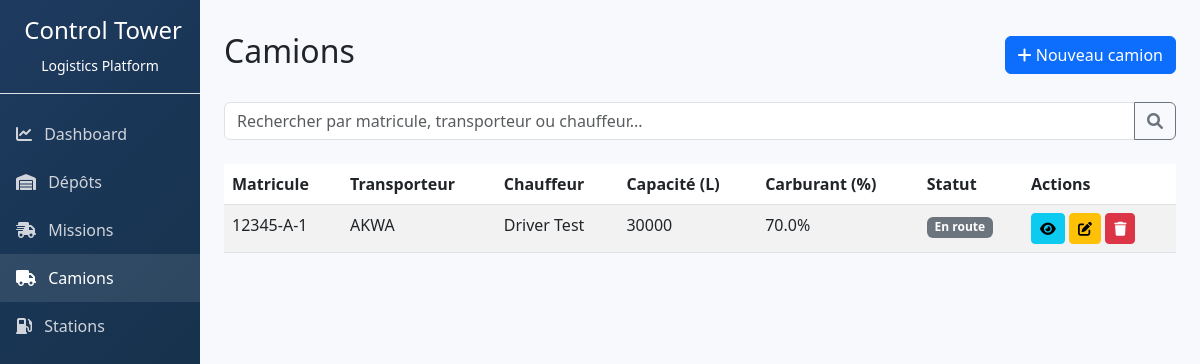
/api/trucks/, run on an earlier commit of the app's database.
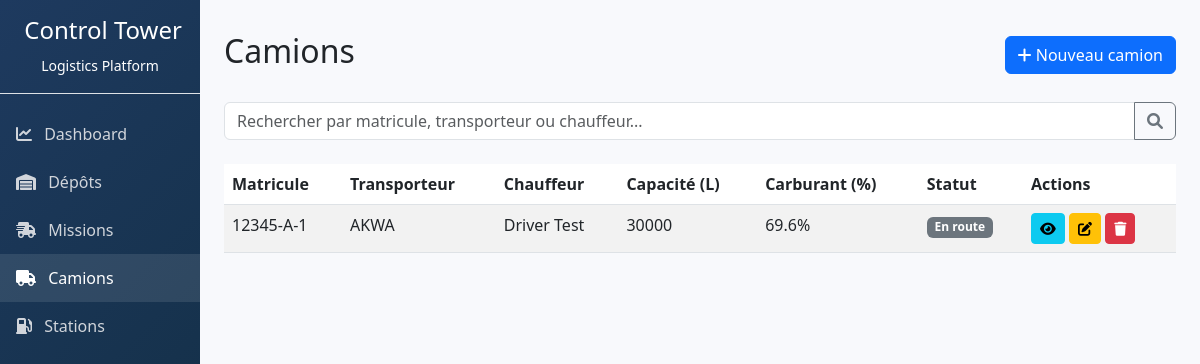
And on a later commit of the database.
### logistics/models.py (models this page shows, shortened)
class Truck(models.Model):
    matricule = models.CharField(max_length=50, unique=True)
    transporter = models.CharField(max_length=100)
    brand = models.CharField(max_length=50, blank=True, default='')
    model = models.CharField(max_length=50, blank=True, default='')
    year = models.IntegerField(null=True, blank=True)
    driver = models.ForeignKey(Driver, on_delete=models.CASCADE, related_name='trucks')
    capacity_total = models.FloatField(help_text="Capacité totale de chargement en litres")
    max_compartment_count = models.IntegerField(default=3, help_text="Nombre maximum de compartiments")
    fuel_tank_capacity = models.FloatField(help_text="Capacité du réservoir de carburant en litres")
    fuel_level = models.FloatField(default=100, help_text="Niveau de carburant actuel en litres")
    fuel_consumption_per_km = models.FloatField(default=0.35, help_text="Consommation moyenne en L/km")
    fuel_consumption_idle = models.FloatField(default=0.5, help_text="Consommation au ralenti en L/h")
    total_odometer = models.FloatField(default=0, help_text="Kilométrage total en km")
    trip_odometer = models.FloatField(default=0, help_text="Kilométrage du trajet actuel en km")
    last_maintenance_km = models.FloatField(default=0)
    next_maintenance_km = models.FloatField(default=0)
    STATUS_CHOICES = [
        ('AVAILABLE', 'Disponible'),
        ('ON_ROUTE', 'En route'),
        ('STOPPED', 'À l’arrêt'),
        ('DELAYED', 'En retard'),
        ('UNLOADING', 'Déchargement'),
        ('COMPLETED', 'Terminé'),
        ('BREAKDOWN', 'Panne'),
        ('MAINTENANCE', 'En maintenance'),
    ]
    status = models.CharField(max_length=20, choices=STATUS_CHOICES, default='AVAILABLE')
    current_lat = models.FloatField(default=0)
    current_lng = models.FloatField(default=0)
    last_fuel_refill = models.DateTimeField(null=True, blank=True)
    last_maintenance = models.DateTimeField(null=True, blank=True)
    created_at = models.DateTimeField(default=timezone.now)
    updated_at = models.DateTimeField(auto_now=True)
    def get_fuel_percentage(self):
        if self.fuel_tank_capacity > 0:
            return (self.fuel_level / self.fuel_tank_capacity) * 100
        return 0

class Driver(models.Model):
    name = models.CharField(max_length=100)
    cin = models.CharField(max_length=50, unique=True)
    phone = models.CharField(max_length=20)
    email = models.EmailField(blank=True, default='')
    rating = models.FloatField(default=4.0, validators=[MinValueValidator(0), MaxValueValidator(5)])
    total_trips = models.IntegerField(default=0)
    active = models.BooleanField(default=True)
    hire_date = models.DateField(auto_now_add=True)

### logistics/views.py (the view)
# urls.py: path('trucks/', views.TruckListView.as_view(), name='truck_list'),
class TruckListView(ListView):
    model = Truck
    template_name = 'logistics/truck_list.html'
    context_object_name = 'trucks'
    paginate_by = 20
    def get_queryset(self):
        qs = super().get_queryset()
        search = self.request.GET.get('search')
        if search:
            qs = qs.filter(
                Q(matricule__icontains=search) |
                Q(transporter__icontains=search) |
                Q(driver__name__icontains=search)
            )
        return qs.select_related('driver')

### logistics/templates/logistics/truck_list.html (shortened to what this page needs)
{% extends "logistics/base.html" %}
{% block content %}
<div class="d-flex justify-content-between align-items-center mb-4">
    <h1 class="h2">Camions</h1>
    <a href="{% url 'logistics:truck_create' %}" class="btn btn-primary">
        <i class="fas fa-plus"></i> Nouveau camion
    </a>
</div>
<form method="get" class="mb-4">
    <div class="input-group">
        <input type="text" name="search" class="form-control" placeholder="Rechercher par matricule, transporteur ou chauffeur..." value="{{ request.GET.search }}">
        <button class="btn btn-outline-secondary" type="submit"><i class="fas fa-search"></i></button>
    </div>
</form>
<div class="table-responsive">
    <table class="table table-striped table-hover">
        <thead>
            <tr>
                <th>Matricule</th>
                <th>Transporteur</th>
                <th>Chauffeur</th>
                <th>Capacité (L)</th>
                <th>Carburant (%)</th>
                <th>Statut</th>
                <th>Actions</th>
            </tr>
        </thead>
        <tbody>
            {% for truck in trucks %}
            <tr>
                <td>{{ truck.matricule }}</td>
                <td>{{ truck.transporter }}</td>
                <td>{{ truck.driver.name }}</td>
                <td>{{ truck.capacity_total|floatformat:0 }}</td>
                <td>{{ truck.get_fuel_percentage|floatformat:1 }}%</td>
                <td><span class="badge bg-secondary">{{ truck.get_status_display }}</span></td>
                <td>
                    <a href="{% url 'logistics:truck_detail' truck.pk %}" class="btn btn-sm btn-info"><i class="fas fa-eye"></i></a>
                    <a href="{% url 'logistics:truck_update' truck.pk %}" class="btn btn-sm btn-warning"><i class="fas fa-edit"></i></a>
                    <a href="{% url 'logistics:truck_delete' truck.pk %}" class="btn btn-sm btn-danger"><i class="fas fa-trash"></i></a>
                </td>
            </tr>
            {% empty %}
            <tr><td colspan="7" class="text-center">Aucun camion trouvé.</td></tr>
            {% endfor %}
        </tbody>
    </table>
</div>
{% endblock %}

What changed in the data, as far as the page shows it:
changed Truck "AKWA": get_fuel_percentage "70.0" → "69.6"
